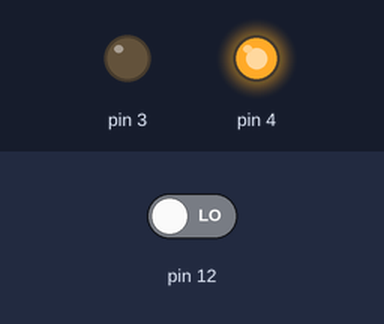
The sketch below on a simulated Arduino Uno, built with avr-gcc and run on an emulated ATmega328P. Parts: output pins drawn as LEDs (lit = HIGH). The inputs (shaded band) are chosen by the test bench; at power-on: pin 12 LOW. What the sketch prints to the serial monitor is not drawn.

Above: at 1.2 s.
1.3 s: pin 12 driven HIGH
At 2.5 s:
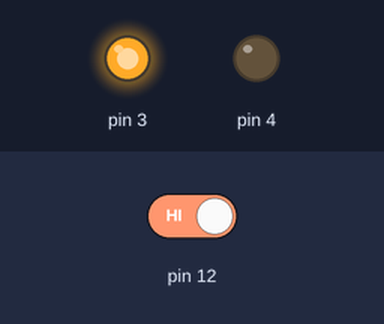
2.8 s: pin 12 driven LOW
At 3.6 s:
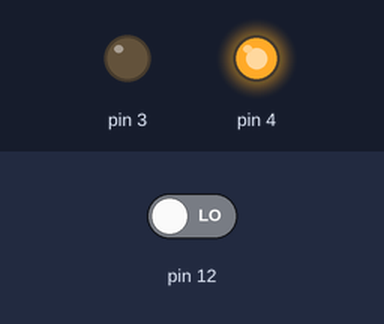
Timing chart, 0 to 5.8 s (numbered marks = the images above; inputs shaded):
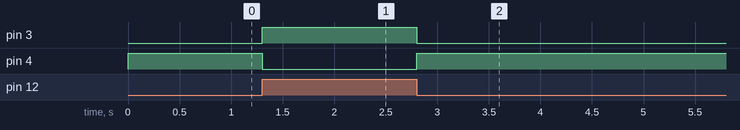

The sketch:

_1MotorWithSwitch.ino
```cpp
//Creates a Variable of type int named pin12Value and pin11Value
int pin12Value;

void setup() {
  // put your setup code here, to run once:

  // initialize digital pin as an output.
  pinMode(3, OUTPUT);
  pinMode(4, OUTPUT);

    // initialize digital pin as an output.
  pinMode(12, INPUT);

  // start serial port at 9600 bps:
  // Necessary whenever you want to use Serial communication
  Serial.begin(9600);
  Serial.println("I print once");
}
void loop() {
  // put your main code here, to run repeatedly:

  //Gets that value of pin 12.
  pin12Value = digitalRead(12);
  //1 = HIGH
  //0 = LOW

  //Spins Motor One Way When Button Pressed
  if(pin12Value == 1)
  {
    digitalWrite(3, HIGH);
    digitalWrite(4, LOW);
  }
  //Spins Motor opposite Way When Button released
  if(pin12Value == 0)
  {
    digitalWrite(3, LOW);
    digitalWrite(4, HIGH);
  }

}
```

Measured:
- after the input at 1.3 s, pin 3: LOW → HIGH at once; pin 4: HIGH → LOW at once
- after the input at 2.8 s, pin 3: HIGH → LOW at once; pin 4: LOW → HIGH at once
